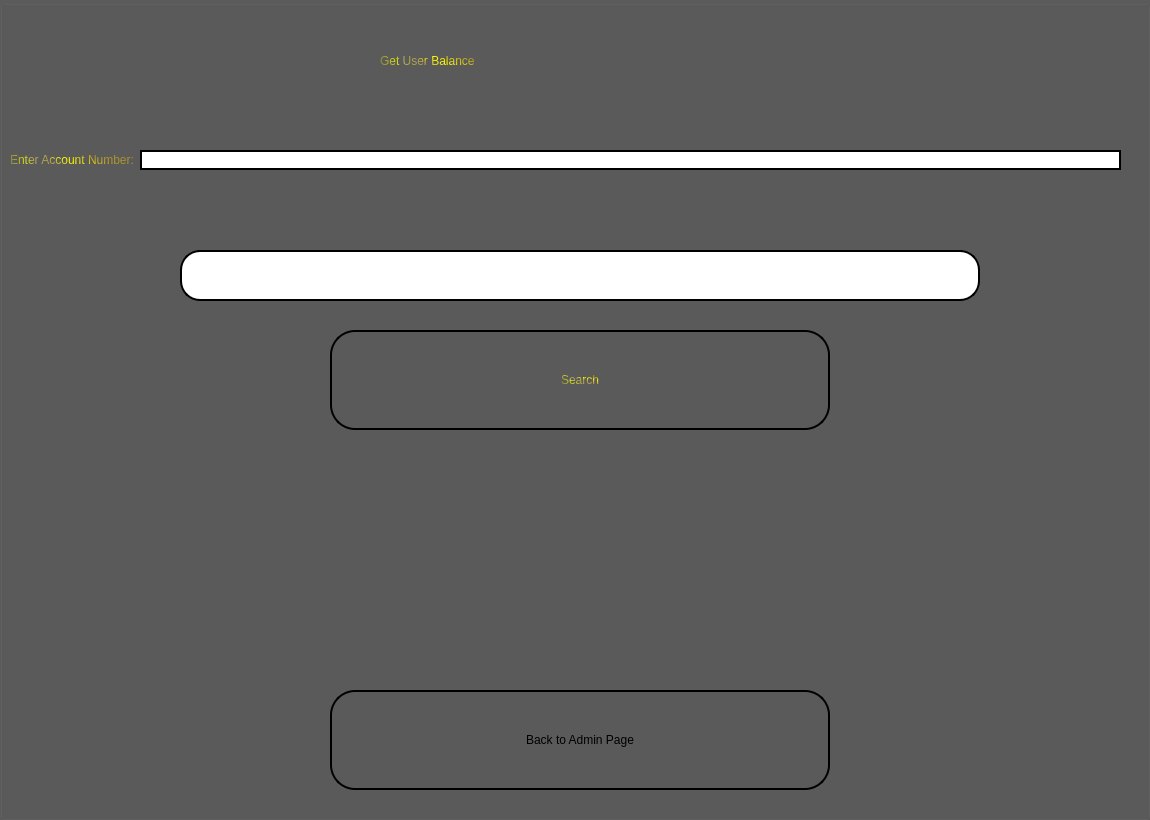
<?xml version="1.0" encoding="UTF-8"?>
<ui version="4.0">
 <class>Get_User_Balance</class>
 <widget class="QWidget" name="Get_User_Balance">
  <property name="geometry">
   <rect>
    <x>0</x>
    <y>0</y>
    <width>1150</width>
    <height>820</height>
   </rect>
  </property>
  <property name="windowTitle">
   <string>Admin - Get User Balance</string>
  </property>
  <property name="windowIcon">
   <iconset>
    <normaloff>C:/Users/Ahmed Mohammed/Desktop/Pictures/App_Icon.png</normaloff>C:/Users/Ahmed Mohammed/Desktop/Pictures/App_Icon.png</iconset>
  </property>
  <widget class="QLabel" name="Sign_In_Label">
   <property name="geometry">
    <rect>
     <x>0</x>
     <y>0</y>
     <width>1150</width>
     <height>820</height>
    </rect>
   </property>
   <property name="sizePolicy">
    <sizepolicy hsizetype="Fixed" vsizetype="Fixed">
     <horstretch>0</horstretch>
     <verstretch>0</verstretch>
    </sizepolicy>
   </property>
   <property name="styleSheet">
    <string notr="true">background-color: rgb(91, 91, 91);</string>
   </property>
   <property name="text">
    <string/>
   </property>
   <property name="pixmap">
    <pixmap>C:/Users/Ahmed Mohammed/Desktop/Pictures/ezgif-6-82dce513e7.png</pixmap>
   </property>
   <property name="scaledContents">
    <bool>true</bool>
   </property>
  </widget>
  <widget class="QGroupBox" name="groupBox">
   <property name="geometry">
    <rect>
     <x>0</x>
     <y>0</y>
     <width>1150</width>
     <height>820</height>
    </rect>
   </property>
   <property name="title">
    <string/>
   </property>
   <widget class="QPushButton" name="Search_2">
    <property name="geometry">
     <rect>
      <x>330</x>
      <y>330</y>
      <width>500</width>
      <height>100</height>
     </rect>
    </property>
    <property name="styleSheet">
     <string notr="true">border-color: qlineargradient(spread:pad, x1:0, y1:0, x2:1, y2:0, stop:0 rgba(0, 0, 0, 255), stop:1 rgba(255, 255, 255, 255));
font: 700 20pt &quot;Segoe Script&quot;;
color: qconicalgradient(cx:0, cy:0, angle:135, stop:0 rgba(255, 255, 0, 69), stop:0.375 rgba(255, 255, 0, 69), stop:0.423533 rgba(251, 255, 0, 145), stop:0.45 rgba(247, 255, 0, 208), stop:0.477581 rgba(255, 244, 71, 130), stop:0.518717 rgba(255, 218, 71, 130), stop:0.55 rgba(255, 255, 0, 255), stop:0.57754 rgba(255, 203, 0, 130), stop:0.625 rgba(255, 255, 0, 69), stop:1 rgba(255, 255, 0, 69));

border-radius: 25px; /* This should be half of the width/height */
border: 2px solid black; /* Optional: adds a visible border around the button */</string>
    </property>
    <property name="text">
     <string>Search</string>
    </property>
   </widget>
   <widget class="QPushButton" name="Back_2">
    <property name="geometry">
     <rect>
      <x>330</x>
      <y>690</y>
      <width>500</width>
      <height>100</height>
     </rect>
    </property>
    <property name="styleSheet">
     <string notr="true">border-color: qlineargradient(spread:pad, x1:0, y1:0, x2:1, y2:0, stop:0 rgba(0, 0, 0, 255), stop:1 rgba(255, 255, 255, 255));
font: 700 20pt &quot;Segoe Script&quot;;
color: qconicalgradient(cx:0.058, cy:0.636, angle:0, stop:0 rgba(91, 80, 0, 255), stop:0.16 rgba(136, 106, 22, 255), stop:0.168269 rgba(235, 219, 102, 255), stop:0.225 rgba(128, 105, 15, 255), stop:0.285 rgba(204, 181, 74, 255), stop:0.415 rgba(245, 236, 112, 255), stop:0.52 rgba(209, 190, 76, 255), stop:0.57 rgba(187, 156, 51, 255), stop:0.695 rgba(202, 174, 68, 255), stop:0.75 rgba(218, 202, 86, 255), stop:0.815 rgba(208, 187, 73, 255), stop:0.88 rgba(187, 156, 51, 255), stop:0.935 rgba(137, 108, 26, 255), stop:0.990385 rgba(119, 98, 14, 255), stop:1 rgba(35, 40, 3, 255));

color: qconicalgradient(cx:0.909, cy:1, angle:0, stop:0 rgba(217, 193, 0, 255), stop:0.16 rgba(136, 106, 22, 255), stop:0.168269 rgba(235, 219, 102, 255), stop:0.225 rgba(128, 105, 15, 255), stop:0.285 rgba(204, 181, 74, 255), stop:0.415 rgba(245, 236, 112, 255), stop:0.52 rgba(209, 190, 76, 255), stop:0.57 rgba(187, 156, 51, 255), stop:0.695 rgba(202, 174, 68, 255), stop:0.75 rgba(218, 202, 86, 255), stop:0.815 rgba(208, 187, 73, 255), stop:0.88 rgba(187, 156, 51, 255), stop:0.935 rgba(137, 108, 26, 255), stop:0.990385 rgba(119, 98, 14, 255), stop:1 rgba(35, 40, 3, 255));

border-radius: 25px; /* This should be half of the width/height */
border: 2px solid black; /* Optional: adds a visible border around the button */</string>
    </property>
    <property name="text">
     <string>Back to Admin Page</string>
    </property>
   </widget>
   <widget class="QLabel" name="label_3">
    <property name="geometry">
     <rect>
      <x>380</x>
      <y>30</y>
      <width>371</width>
      <height>61</height>
     </rect>
    </property>
    <property name="styleSheet">
     <string notr="true">color: rgb(255, 255, 255);
color: qconicalgradient(cx:0, cy:0, angle:135, stop:0 rgba(255, 255, 0, 69), stop:0.375 rgba(255, 255, 0, 69), stop:0.423533 rgba(251, 255, 0, 145), stop:0.45 rgba(247, 255, 0, 208), stop:0.477581 rgba(255, 244, 71, 130), stop:0.518717 rgba(255, 218, 71, 130), stop:0.55 rgba(255, 255, 0, 255), stop:0.57754 rgba(255, 203, 0, 130), stop:0.625 rgba(255, 255, 0, 69), stop:1 rgba(255, 255, 0, 69));
font: 3000 24pt &quot;Segoe Script&quot;;
</string>
    </property>
    <property name="text">
     <string>Get User Balance</string>
    </property>
   </widget>
   <widget class="QLineEdit" name="Get_Account_Number_LE">
    <property name="geometry">
     <rect>
      <x>180</x>
      <y>250</y>
      <width>800</width>
      <height>51</height>
     </rect>
    </property>
    <property name="styleSheet">
     <string notr="true">border-color: qlineargradient(spread:pad, x1:0, y1:0, x2:1, y2:0, stop:0 rgba(0, 0, 0, 255), stop:1 rgba(255, 255, 255, 255));
font: 700 20pt &quot;Segoe Script&quot;;
color: qconicalgradient(cx:0.058, cy:0.636, angle:0, stop:0 rgba(91, 80, 0, 255), stop:0.16 rgba(136, 106, 22, 255), stop:0.168269 rgba(235, 219, 102, 255), stop:0.225 rgba(128, 105, 15, 255), stop:0.285 rgba(204, 181, 74, 255), stop:0.415 rgba(245, 236, 112, 255), stop:0.52 rgba(209, 190, 76, 255), stop:0.57 rgba(187, 156, 51, 255), stop:0.695 rgba(202, 174, 68, 255), stop:0.75 rgba(218, 202, 86, 255), stop:0.815 rgba(208, 187, 73, 255), stop:0.88 rgba(187, 156, 51, 255), stop:0.935 rgba(137, 108, 26, 255), stop:0.990385 rgba(119, 98, 14, 255), stop:1 rgba(35, 40, 3, 255));


border-radius: 20px; /* This should be half of the width/height */
border: 2px solid black; /* Optional: adds a visible border around the button */</string>
    </property>
   </widget>
   <widget class="QWidget" name="layoutWidget">
    <property name="geometry">
     <rect>
      <x>10</x>
      <y>130</y>
      <width>1111</width>
      <height>60</height>
     </rect>
    </property>
    <layout class="QHBoxLayout" name="horizontalLayout">
     <item>
      <widget class="QLabel" name="label_2">
       <property name="styleSheet">
        <string notr="true">color: qconicalgradient(cx:0, cy:0, angle:135, stop:0 rgba(255, 255, 0, 69), stop:0.375 rgba(255, 255, 0, 69), stop:0.423533 rgba(251, 255, 0, 145), stop:0.45 rgba(247, 255, 0, 208), stop:0.477581 rgba(255, 244, 71, 130), stop:0.518717 rgba(255, 218, 71, 130), stop:0.55 rgba(255, 255, 0, 255), stop:0.57754 rgba(255, 203, 0, 130), stop:0.625 rgba(255, 255, 0, 69), stop:1 rgba(255, 255, 0, 69));
font: 3000 14pt &quot;Segoe Script&quot;;</string>
       </property>
       <property name="text">
        <string>Enter Account Number:</string>
       </property>
      </widget>
     </item>
     <item>
      <widget class="QLineEdit" name="Account_Number_LE_2">
       <property name="styleSheet">
        <string notr="true">border-color: qlineargradient(spread:pad, x1:0, y1:0, x2:1, y2:0, stop:0 rgba(0, 0, 0, 255), stop:1 rgba(255, 255, 255, 255));
font: 700 20pt &quot;Segoe Script&quot;;
color: qconicalgradient(cx:0.058, cy:0.636, angle:0, stop:0 rgba(91, 80, 0, 255), stop:0.16 rgba(136, 106, 22, 255), stop:0.168269 rgba(235, 219, 102, 255), stop:0.225 rgba(128, 105, 15, 255), stop:0.285 rgba(204, 181, 74, 255), stop:0.415 rgba(245, 236, 112, 255), stop:0.52 rgba(209, 190, 76, 255), stop:0.57 rgba(187, 156, 51, 255), stop:0.695 rgba(202, 174, 68, 255), stop:0.75 rgba(218, 202, 86, 255), stop:0.815 rgba(208, 187, 73, 255), stop:0.88 rgba(187, 156, 51, 255), stop:0.935 rgba(137, 108, 26, 255), stop:0.990385 rgba(119, 98, 14, 255), stop:1 rgba(35, 40, 3, 255));


border-radius: 20px; /* This should be half of the width/height */
border: 2px solid black; /* Optional: adds a visible border around the button */</string>
       </property>
      </widget>
     </item>
    </layout>
   </widget>
  </widget>
 </widget>
 <resources/>
 <connections/>
</ui>
